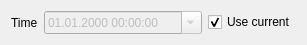
<?xml version="1.0" encoding="UTF-8"?>
<ui version="4.0">
 <class>PluginSetTime</class>
 <widget class="QWidget" name="PluginSetTime">
  <property name="enabled">
   <bool>true</bool>
  </property>
  <property name="geometry">
   <rect>
    <x>0</x>
    <y>0</y>
    <width>307</width>
    <height>45</height>
   </rect>
  </property>
  <layout class="QGridLayout" name="gridLayout" columnstretch="0,1,0">
   <item row="0" column="0">
    <widget class="QLabel" name="label">
     <property name="text">
      <string>Time</string>
     </property>
    </widget>
   </item>
   <item row="0" column="1">
    <widget class="QDateTimeEdit" name="dateTimeEdit">
     <property name="enabled">
      <bool>false</bool>
     </property>
     <property name="inputMethodHints">
      <set>Qt::InputMethodHint::ImhDate|Qt::InputMethodHint::ImhTime</set>
     </property>
     <property name="displayFormat">
      <string>dd.MM.yyyy HH:mm:ss</string>
     </property>
     <property name="calendarPopup">
      <bool>true</bool>
     </property>
     <property name="timeSpec">
      <enum>Qt::TimeSpec::LocalTime</enum>
     </property>
    </widget>
   </item>
   <item row="0" column="2">
    <widget class="QCheckBox" name="checkBox">
     <property name="text">
      <string>Use current</string>
     </property>
     <property name="checked">
      <bool>true</bool>
     </property>
    </widget>
   </item>
  </layout>
 </widget>
 <resources/>
 <connections/>
</ui>
